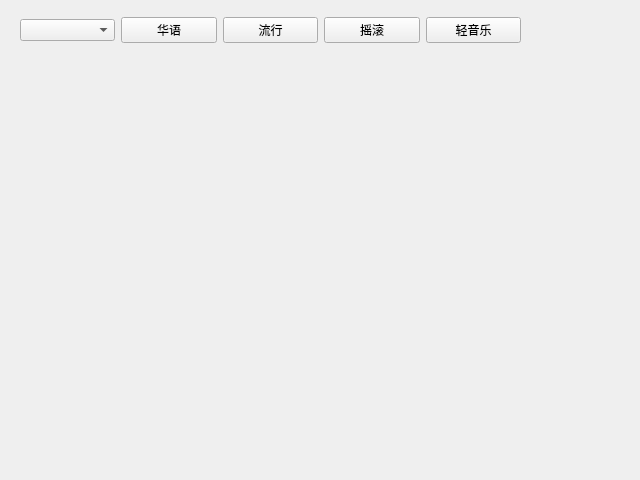
<?xml version="1.0" encoding="UTF-8"?>
<ui version="4.0">
 <class>widget_tab1</class>
 <widget class="QWidget" name="widget_tab1">
  <property name="geometry">
   <rect>
    <x>0</x>
    <y>0</y>
    <width>640</width>
    <height>480</height>
   </rect>
  </property>
  <property name="windowTitle">
   <string>Form</string>
  </property>
  <widget class="QWidget" name="horizontalLayoutWidget">
   <property name="geometry">
    <rect>
     <x>20</x>
     <y>10</y>
     <width>501</width>
     <height>41</height>
    </rect>
   </property>
   <layout class="QHBoxLayout" name="horizontalLayout">
    <item>
     <widget class="QComboBox" name="comboBox"/>
    </item>
    <item>
     <widget class="QPushButton" name="pushButton">
      <property name="text">
       <string>华语</string>
      </property>
     </widget>
    </item>
    <item>
     <widget class="QPushButton" name="pushButton_2">
      <property name="text">
       <string>流行</string>
      </property>
     </widget>
    </item>
    <item>
     <widget class="QPushButton" name="pushButton_3">
      <property name="text">
       <string>摇滚</string>
      </property>
     </widget>
    </item>
    <item>
     <widget class="QPushButton" name="pushButton_4">
      <property name="text">
       <string>轻音乐</string>
      </property>
     </widget>
    </item>
   </layout>
  </widget>
  <widget class="QWidget" name="gridLayoutWidget">
   <property name="geometry">
    <rect>
     <x>20</x>
     <y>60</y>
     <width>501</width>
     <height>371</height>
    </rect>
   </property>
   <layout class="QGridLayout" name="gridLayout"/>
  </widget>
 </widget>
 <resources/>
 <connections/>
</ui>
